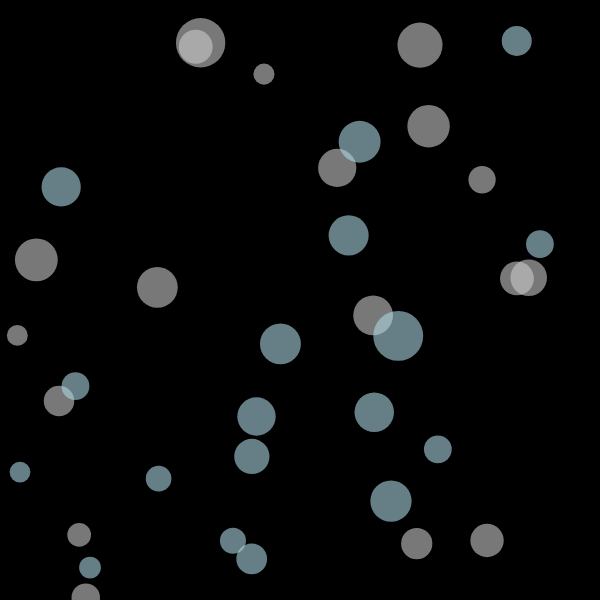
Frame 1 (no input)
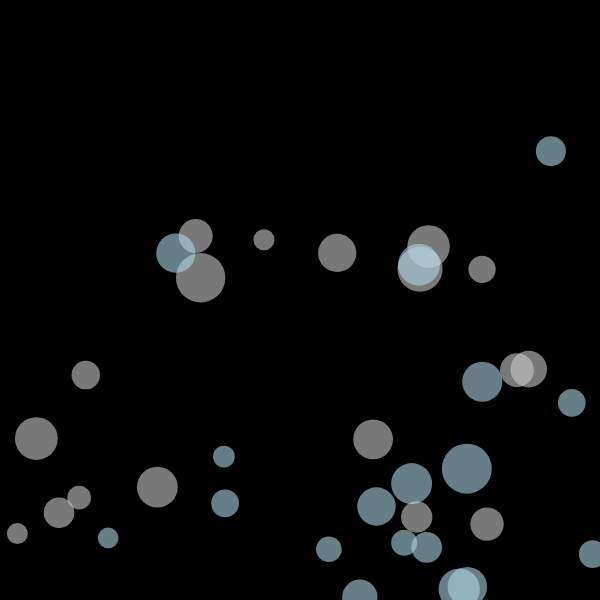
Frame 60 (no input)
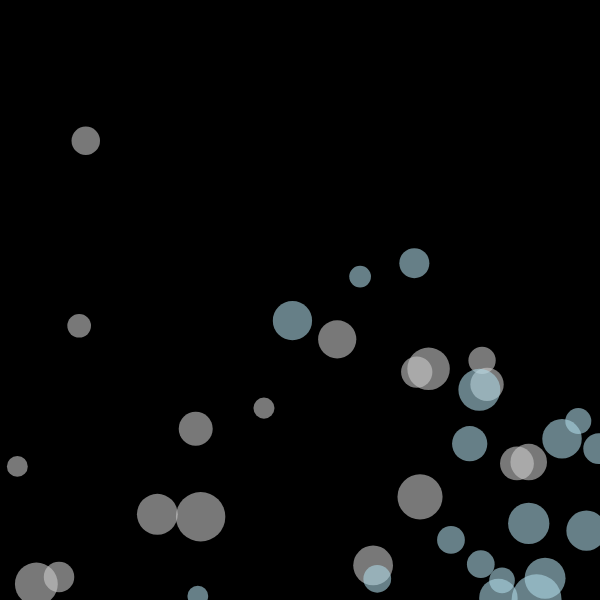
Frame 120 (the mouse pressed at the canvas centre since frame 60)

The p5.js sketch that drew these frames (run headless with seeded random() and noise() and a simulated clock; from frame 60 on, the mouse is pressed at the canvas centre):

// p5.js sketch
// ── sketch.js
let verticalCircles = [];
let diagonalCircles = [];
let numCircles = 18;

function setup() {
  createCanvas(600, 600);
  background(0);
  
  // Crear círculos que se mueven verticalmente (rosado pastel)
  for (let i = 0; i < numCircles; i++) {
    verticalCircles.push(new VerticalCircle(random(width), random(height), random(20, 50)));
  }

  // Crear círculos que se mueven en diagonal (celeste pastel)
  for (let i = 0; i < numCircles; i++) {
    diagonalCircles.push(new DiagonalCircle(random(width), random(height), random(20, 50)));
  }
}

function draw() {
  background(0);

  // Dibujar y actualizar los círculos verticales
  for (let c of verticalCircles) {
    c.move();
    c.display();
    c.checkEdges();
  }

  // Dibujar y actualizar los círculos diagonales
  for (let c of diagonalCircles) {
    c.move();
    c.display();
    c.checkEdges();
  }
}

// Clase para los círculos que se mueven verticalmente (rosado pastel)
class VerticalCircle {
  constructor(x, y, diameter) {
    this.x = x;
    this.y = y;
    this.diameter = diameter;
    this.ySpeed = random(1, 4);
  }

  move() {
    this.y += this.ySpeed;
  }

  display() {
    noStroke();
    fill(204, 150); // Rosado pastel con transparencia
    ellipse(this.x, this.y, this.diameter);
  }

  checkEdges() {
    if (this.y > height || this.y < 0) {
      this.ySpeed *= -1; // Cambiar dirección al chocar con los bordes superior/inferior
    }
  }
}

// Clase para los círculos que se mueven en diagonal (celeste pastel)
class DiagonalCircle {
  constructor(x, y, diameter) {
    this.x = x;
    this.y = y;
    this.diameter = diameter;
    this.xSpeed = random(1, 3);
    this.ySpeed = random(1, 3);
  }

  move() {
    this.x += this.xSpeed;
    this.y += this.ySpeed;
  }

  display() {
    noStroke();
    fill(173, 216, 230, 150); // Celeste pastel con transparencia
    ellipse(this.x, this.y, this.diameter);
  }

  checkEdges() {
    // Rebotar en los bordes del canvas
    if (this.x > width || this.x < 0) {
      this.xSpeed *= -1;
    }
    if (this.y > height || this.y < 0) {
      this.ySpeed *= -1;
    }
  }
}
